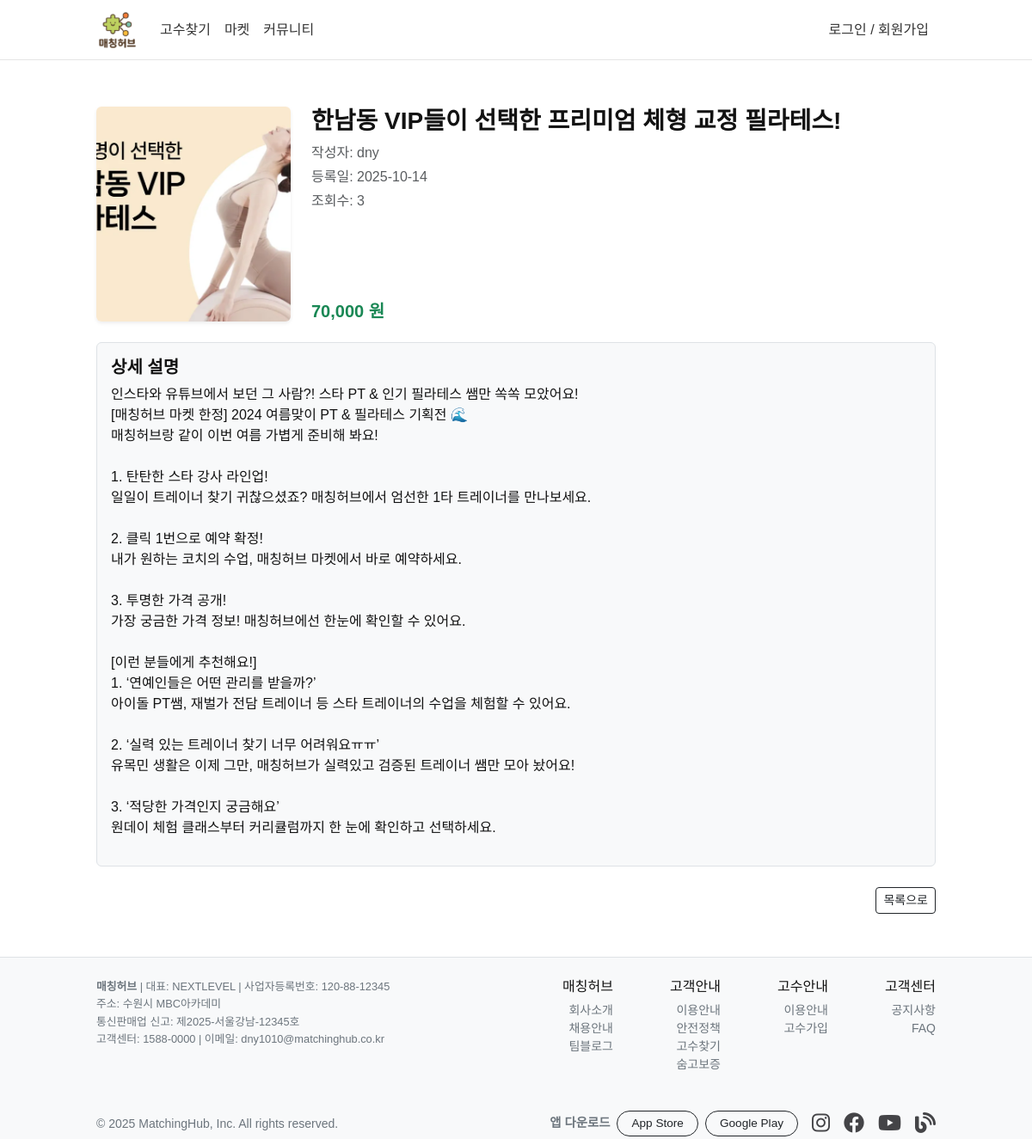
The page /store/dny1010/1 on the database its author committed.
### talent/models.py (models this page shows)
class Store(db.Model):
    id = db.Column(db.Integer, primary_key=True)
    title = db.Column(db.String(50), nullable=False)
    content = db.Column(db.Text(), nullable=False)
    price = db.Column(db.Integer, nullable=False, default=0)
    create_date = db.Column(db.DateTime, nullable=False)
    owner_id = db.Column(db.Integer, db.ForeignKey("user.id"), nullable=False)
    user = db.relationship('User', backref=db.backref('store'))
    edit_date = db.Column(db.DateTime, nullable=False)
    image_path = db.Column(db.String(120), nullable=False)
    views = db.Column(db.Integer, default=0)

class User(db.Model):
    id = db.Column(db.Integer, primary_key=True)
    userid = db.Column(db.String(150), unique=True, nullable=False)
    password_hash = db.Column(db.String(200), nullable=False)
    email = db.Column(db.String(120), unique=True, nullable=False)
    birthday = db.Column(db.Date, nullable=False)
    tel_number = db.Column(db.String(120), unique=True, nullable=False)
    name = db.Column(db.String(100), nullable=True)
    is_expert = db.Column(db.Boolean, default=False)
    service = db.Column(db.String(200), nullable=True)
    location = db.Column(db.String(100), nullable=True)
    social_id = db.Column(db.String(200), nullable=True)
    social_type = db.Column(db.String(20), nullable=True)

### talent/views/store_views.py (the view)
@bp.route('/<userid>/<int:count>')
def detail(userid, count):
    form = StoreForm()
    user = User.query.filter_by(userid=userid).first_or_404()
    stores = (Store.query.filter_by(owner_id=user.id).order_by(Store.create_date.desc()).all())
    store = stores[count - 1]
    store.views = (store.views or 0) + 1
    db.session.commit()
    return render_template('store/store_detail.html', store=store, form=form, count=count)

### talent/__init__.py (called while the page is built)
def create_app():
    app = Flask(__name__)
    app.config.from_object(config)
    @app.before_request
    def load_logged_in_user():
        user_id = session.get('user_id')
        if user_id is None:
            g.user = None
        else:
            from .models import User
            g.user = User.query.get(user_id)
    db.init_app(app)
    migrate.init_app(app, db)
    mail.init_app(app)
    from . import models
    from .views import main_views, auth_views, store_views, community_views, category_views
    app.register_blueprint(main_views.bp)
    app.register_blueprint(auth_views.bp)
    app.register_blueprint(store_views.bp)
    app.register_blueprint(community_views.bp)
    app.register_blueprint(category_views.bp)
    from .filter import format_datetime
    app.jinja_env.filters['datetime'] = format_datetime
    return app

### talent/views/auth_views.py (called while the page is built)
@bp.before_app_request
def load_logged_in_user():
    uid = session.get('user_id')
    g.user = User.query.get(uid) if uid else None

### talent/templates/store/store_detail.html (shortened to what this page needs)
{% extends "base.html" %}
{% block content %}
<div class="container mt-4" style="max-width: 1000px;">
    <div class="row align-items-end">
        <div class="col-md-3">
            {% if store.image_path %}
            <img src="{{ url_for('static', filename=store.image_path.lstrip('/')) }}"
                 alt="{{ store.title }}" class="img-fluid rounded shadow-sm"
                 style="object-fit: cover; width: 100%; height: 250px;">
            {% else %}
            <div class="bg-light d-flex align-items-center justify-content-center rounded shadow-sm"
                 style="width: 100%; height: 250px; color: #aaa;">
                이미지 없음
            </div>
            {% endif %}
        </div>
        <div class="col-md-9 d-flex flex-column justify-content-between" style="height: 250px;">
            <div>
                <h3 class="fw-bold">{{ store.title }}</h3>
                <p class="text-muted mb-1">
                    작성자: {{ store.user.name if store.user else "알 수 없음" }}
                </p>
                <p class="text-muted mb-1">
                    등록일: {{ store.create_date.strftime("%Y-%m-%d") }}
                </p>
                <p class="text-muted mb-1">
                    조회수: {{ store.views }}
                </p>
            </div>
            <p class="h5 text-success fw-bold mb-0">
                {{ "{:,}".format(store.price) }} 원
            </p>
        </div>
    </div>
    <div class="mt-4 p-3 border rounded bg-light">
        <h5 class="fw-bold">상세 설명</h5>
        <p style="white-space: pre-line;">{{ store.content }}</p>
    </div>
    <div class="mt-4 d-flex justify-content-between">
        <div>
            <a href="{{ url_for('store._list') }}" class="btn btn-outline-dark btn-sm">목록으로</a>
        </div>
    </div>
</div>
{% endblock %}

### talent/static/style.css (style rules this page uses)
body { font-family: 'Noto Sans KR', sans-serif; color: #121212; height: 100% }

### rows shown on the page
Store: image_path (picture), title "한남동 VIP들이 선택한 프리미엄 체형 교정 필라테스!", create_date "2025-10-14", views "3", price "70,000", content "인스타와 유튜브에서 보던 그 사람?! 스타 PT & 인기 필라테스 쌤만 쏙쏙 모았어요! [매칭허브 마켓 한정] 2024 여름맞이 PT & 필라테스 기획전 🌊 매칭허브랑 같이 이번 여름 가볍게 준비해 봐요! 1. 탄탄한 스타 강사 라인업! 일일이 트레이너 찾기 귀찮으셨죠? 매칭허브에서 엄선한 1타 트레이너를 만나보세요. 2. 클릭 1번으로 예약 확정! 내가 원하는 코치의 수업, 매칭허브 마켓에서 바로 예약하세요. 3. 투명한 가격 공개! 가장 궁금한 가격 정보! 매칭허브에선 한눈에 확인할 수 있어요. [이런 분들에게 추천해요!] 1. ‘연예인들은 어떤 관리를 받을까?’ 아이돌 PT쌤, 재벌가 전담 트레이너 등 스타 트레이너의 수업을 체험할 수 있어요. 2. ‘실력 있는 트레이너 찾기 너무 어려워요ㅠㅠ’ 유목민 생활은 이제 그만, 매칭허브가 실력있고 검증된 트레이너 쌤만 모아 놨어요! 3. ‘적당한 가격인지 궁금해요’ 원데이 체험 클래스부터 커리큘럼까지 한 눈에 확인하고 선택하세요."
User: user "dny"
